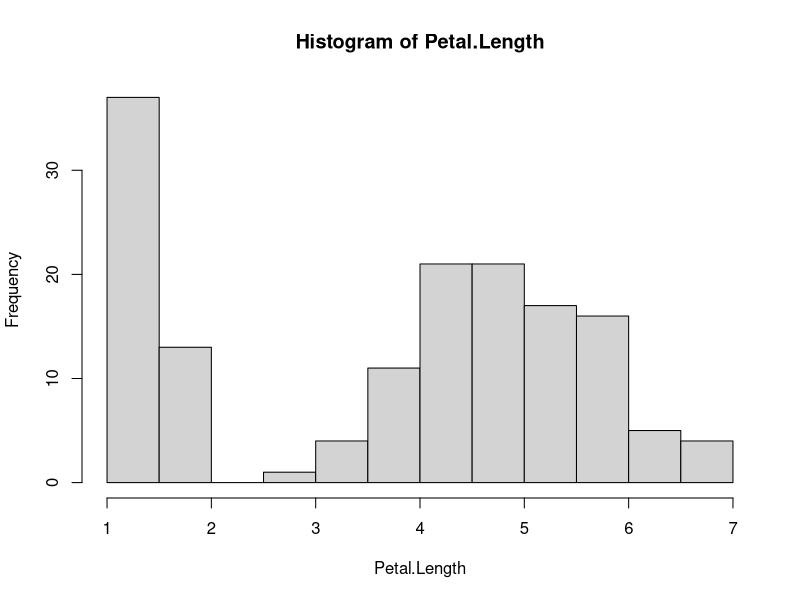
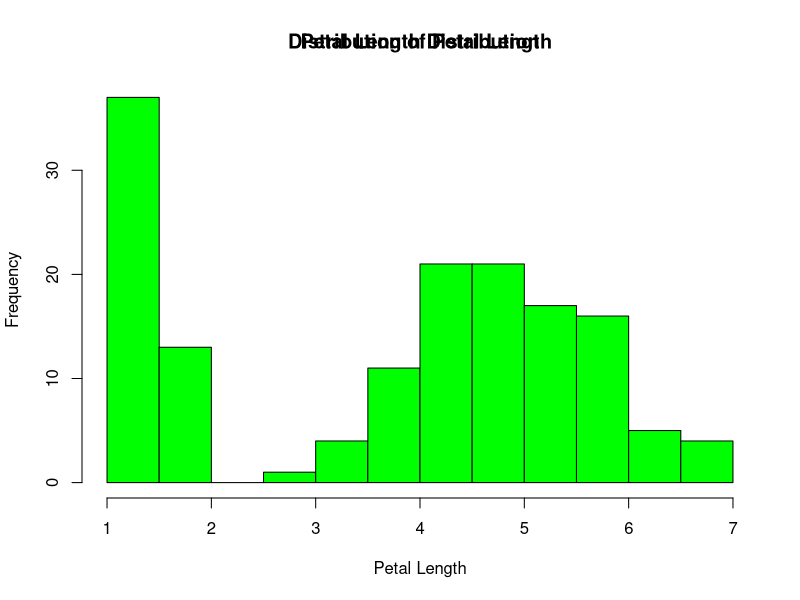
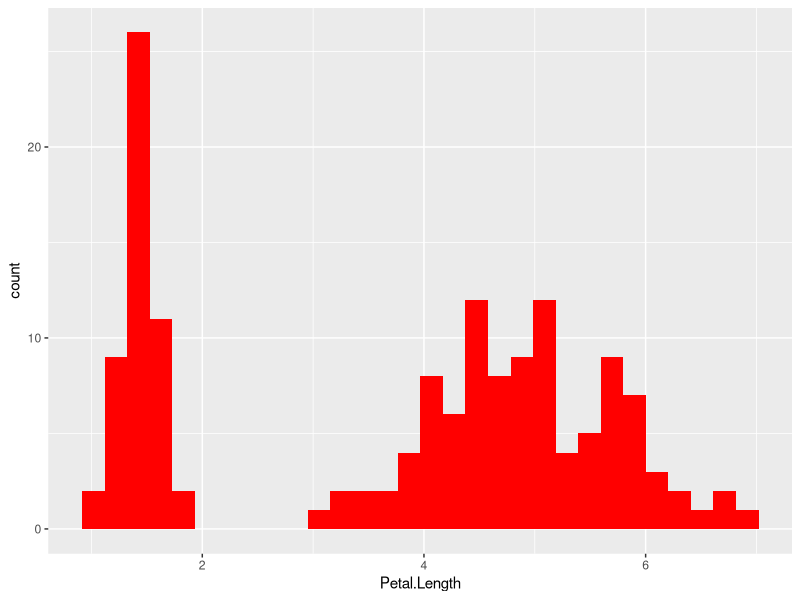

Recreate these plots in R, in order.
#Load Dataset
data(iris)

#Name Variable of Petal length column
Petal.Length <- iris$Petal.Length

#Calculate Mean of Petal Length
mean(Petal.Length)

#Save Mean Petal Length as New Variable
petal_length_mean <- mean(Petal.Length)

#Print New Variable
petal_length_mean

#Make a Histogram of the Mean Petal Length
hist(Petal.Length)

#Customize Histogram to have appropriate titles and color
hist(Petal.Length, col = "green", main= "Distribution of Petal Length", xlab = "Petal Length")

#Try to implement in ggplot2
install.packages("ggplot2")

#load GGplot
library(ggplot2)

#Set GG PLot
plot_1 <- ggplot(data=iris, aes(Petal.Length))+ geom_histogram(fill= "red")+
  title("Petal Length Distribution")

#Print Plot 1
plot_1

